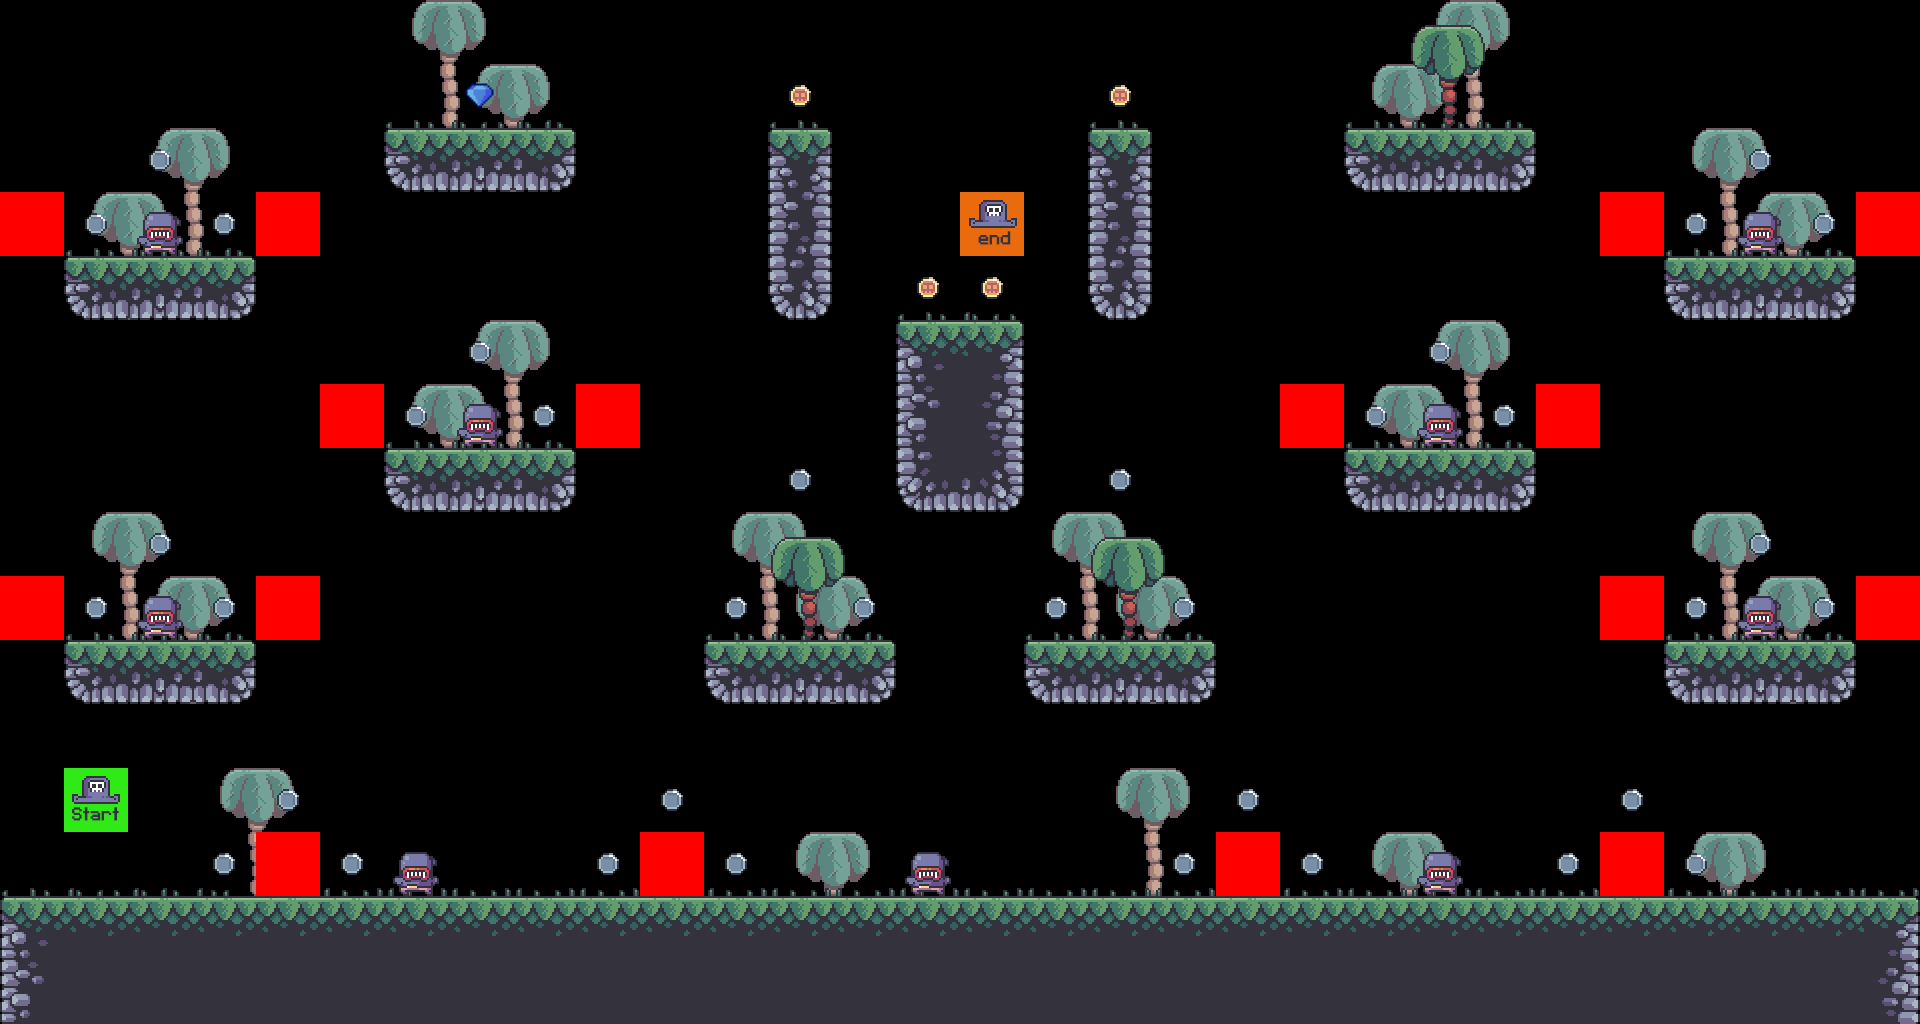

This game map was drawn from its Tiled (.tmx) file and the tilesets committed beside it. A one-line description and the trimmed map source follow:
An orthogonal 30x16 tile map with 64x64 px tiles, 10 tile layers (bg_palms, terrain, crates, grass, ...), 8 tilesets.

<map version="1.9" tiledversion="1.9.2" orientation="orthogonal" renderorder="right-down" width="30" height="16" tilewidth="64" tileheight="64" infinite="0" nextlayerid="11" nextobjectid="1">
 <tileset firstgid="1" source="../tilesets/terrain_tiles.tsx" />
 <tileset firstgid="17" source="../tilesets/palms.tsx" />
 <tileset firstgid="20" source="../tilesets/crates.tsx" />
 <tileset firstgid="21" source="../tilesets/grass_tiles.tsx" />
 <tileset firstgid="26" source="../tilesets/enemy_tiles.tsx" />
 <tileset firstgid="28" source="../tilesets/coin_tiles.tsx" />
 <tileset firstgid="30" source="../tilesets/diamond_tile.tsx" />
 <tileset firstgid="31" source="../tilesets/setup_tiles.tsx" />
 <layer id="2" name="bg_palms" width="30" height="16">
  <data>[480 cells, 25 non-empty, 1 distinct tile ids]</data>
 </layer>
 <layer id="1" name="terrain" width="30" height="16">
  <data>[480 cells, 102 non-empty, 14 distinct tile ids]</data>
 </layer>
 <layer id="3" name="crates" width="30" height="16">
  <data>[480 cells, 4 non-empty, 1 distinct tile ids]</data>
 </layer>
 <layer id="4" name="grass" width="30" height="16">
  <data>[480 cells, 64 non-empty, 5 distinct tile ids]</data>
 </layer>
 <layer id="5" name="enemies" width="30" height="16">
  <data>[480 cells, 9 non-empty, 1 distinct tile ids]</data>
 </layer>
 <layer id="6" name="constraints" width="30" height="16">
  <data>[480 cells, 16 non-empty, 1 distinct tile ids]</data>
 </layer>
 <layer id="7" name="fg_palms" width="30" height="16">
  <data>[480 cells, 3 non-empty, 1 distinct tile ids]</data>
 </layer>
 <layer id="8" name="coins" width="30" height="16">
  <data>[480 cells, 40 non-empty, 2 distinct tile ids]</data>
 </layer>
 <layer id="9" name="diamond" width="30" height="16">
  <data>[480 cells, 1 non-empty, 1 distinct tile ids]</data>
 </layer>
 <layer id="10" name="player" width="30" height="16">
  <data>[480 cells, 2 non-empty, 2 distinct tile ids]</data>
 </layer>
</map>
